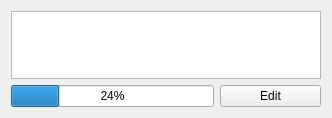
<?xml version="1.0" encoding="UTF-8"?>
<ui version="4.0">
 <class>MyWidget</class>
 <widget class="QWidget" name="MyWidget">
  <property name="geometry">
   <rect>
    <x>0</x>
    <y>0</y>
    <width>332</width>
    <height>118</height>
   </rect>
  </property>
  <property name="windowTitle">
   <string>Form</string>
  </property>
  <layout class="QGridLayout" name="gridLayout">
   <item row="1" column="0" colspan="2">
    <widget class="QProgressBar" name="progressBar">
     <property name="value">
      <number>24</number>
     </property>
    </widget>
   </item>
   <item row="1" column="2">
    <widget class="QPushButton" name="EditButton">
     <property name="text">
      <string>Edit</string>
     </property>
    </widget>
   </item>
   <item row="0" column="0" colspan="3">
    <widget class="QTextEdit" name="timeDisplay">
     <property name="minimumSize">
      <size>
       <width>250</width>
       <height>40</height>
      </size>
     </property>
     <property name="maximumSize">
      <size>
       <width>16777215</width>
       <height>150</height>
      </size>
     </property>
     <property name="sizeIncrement">
      <size>
       <width>0</width>
       <height>0</height>
      </size>
     </property>
     <property name="baseSize">
      <size>
       <width>0</width>
       <height>0</height>
      </size>
     </property>
     <property name="sizeAdjustPolicy">
      <enum>QAbstractScrollArea::AdjustIgnored</enum>
     </property>
     <property name="readOnly">
      <bool>true</bool>
     </property>
    </widget>
   </item>
  </layout>
 </widget>
 <resources/>
 <connections/>
</ui>
